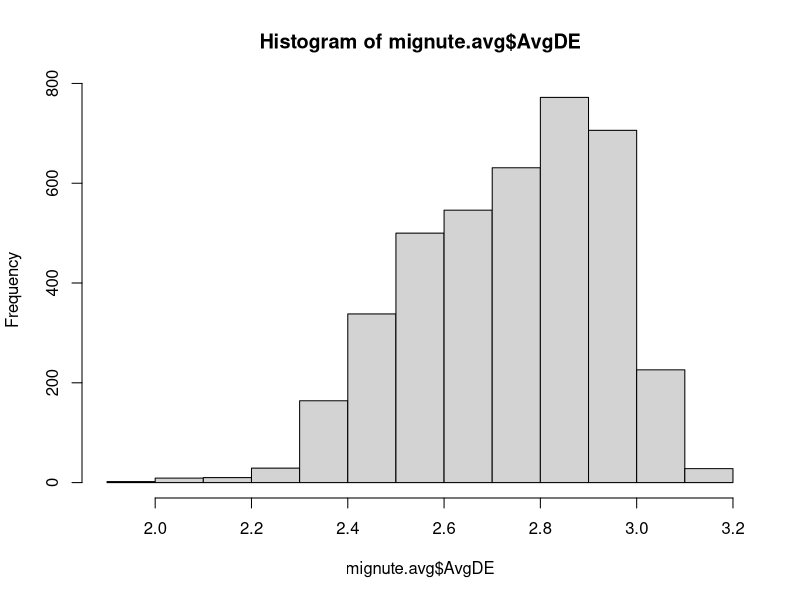
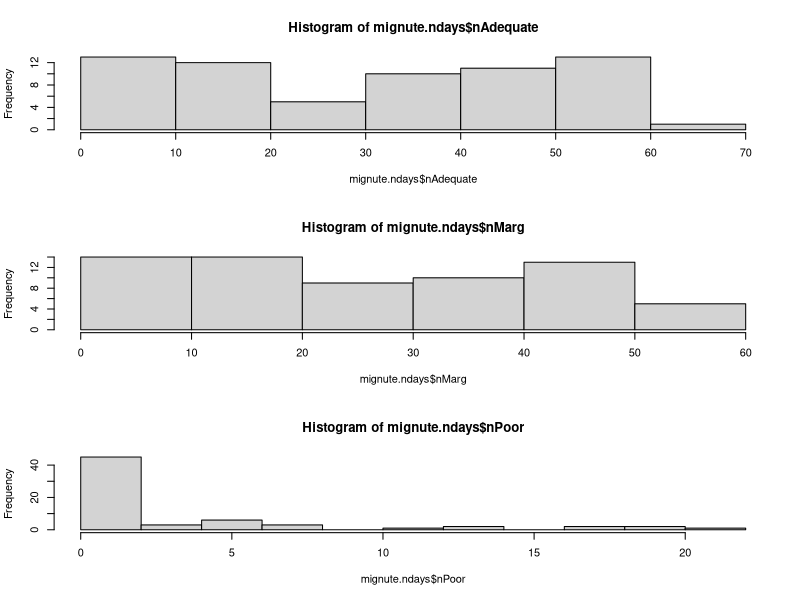
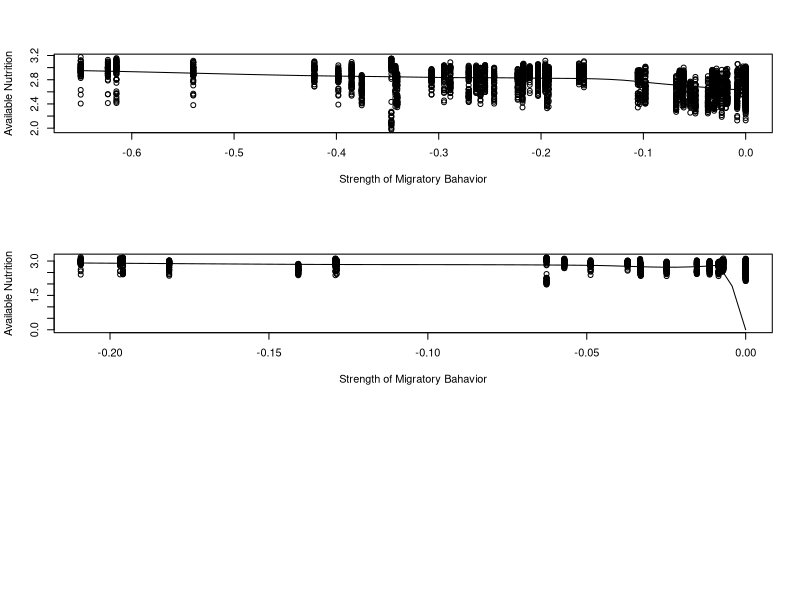
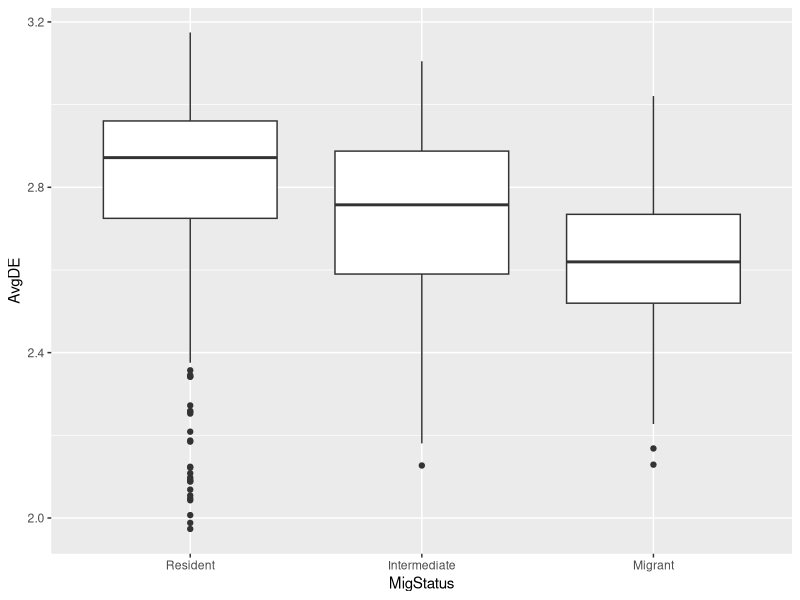
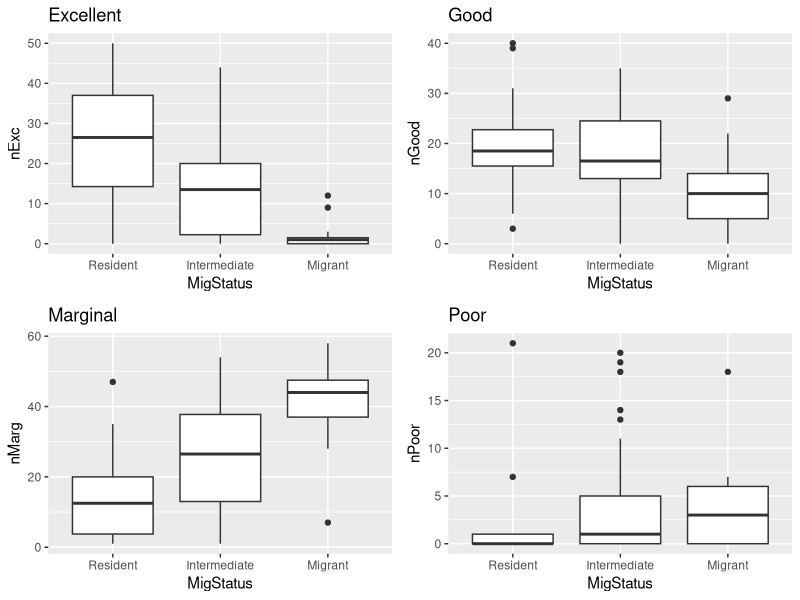
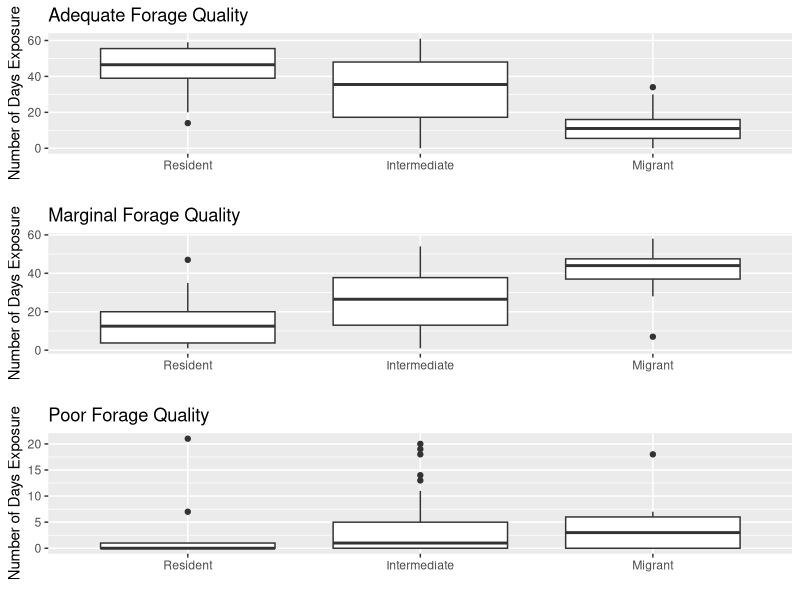
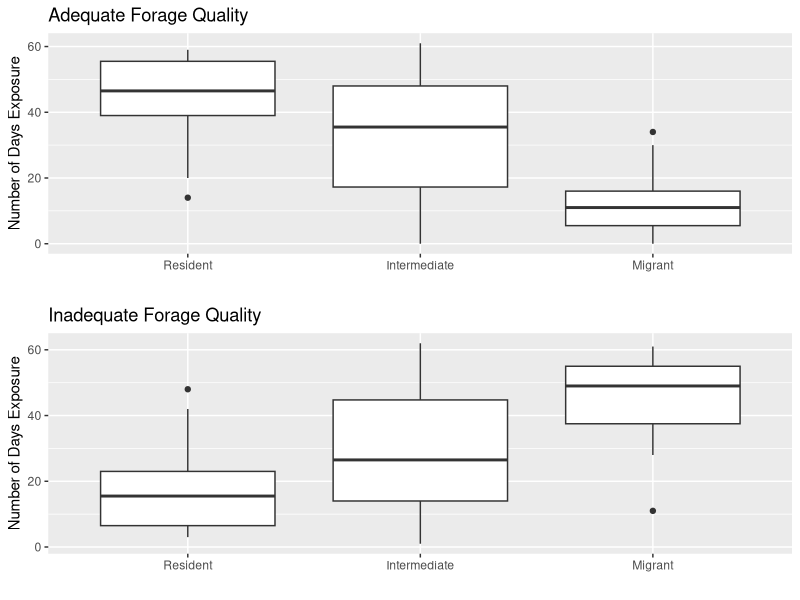

Generate these figures, in order, with R: (Note: this script raises an error after producing the figures.)
###########################################################
# NUTRITIONAL CONSEQUENCES OF VARYING MIGRATORY BEHAVIORS #
#           -DATA ANALYSES AND VISUALIZATIONS-            #
#                    KRISTIN BARKER                       #
#                       NOV 2016                          #
###########################################################

#################
####  Setup  ####
#################


# PACKAGES #

library(ggplot2) # graphics
library(gridExtra) # >1 plot per display
library(dplyr)


# WORKING DIRECTORY #

wd_workcomp <- "C:\\Users\\kristin.barker\\Documents\\GitHub\\Nutrition"
wd_laptop <- "C:\\Users\\kjbark3r\\Documents\\GitHub\\Nutrition"
if (file.exists(wd_workcomp)) {
  setwd(wd_workcomp)
} else {
    setwd(wd_laptop)
}
rm(wd_workcomp, wd_laptop)

# DATA #

# average DE exposure per indiv per day
mignute.avg <- read.csv("mig-avgDE.csv") %>%
  na.omit() %>%
  within(Date <- as.POSIXlt(Date, format = "%Y-%m-%d")) %>%
  transform(MigStatus = factor(MigStatus,
                        levels = c("Resident",
                                   "Intermediate",
                                   "Migrant"),
                            ordered = TRUE)) 
mignute.avg$DOY <- mignute.avg$Date$yday #day of year

# number days each indiv exposed to excellent/good/marginal/poor 
# and adequate/inadequate forage quality
mignute.ndays <- read.csv("mig-ndaysDE.csv")%>%
  na.omit() %>%
  transform(MigStatus = factor(MigStatus,
                        levels = c("Resident",
                                   "Intermediate",
                                   "Migrant"),
                            ordered = TRUE)) %>%
  mutate(nAdequate = nExc+nGood) %>%
  mutate(nInadequate = nMarg+nPoor)

# average DE value per day per migratory status
avgday <- mignute.avg %>%
  dplyr::select(-Date) %>%
  group_by(DOY, MigStatus) %>%
  summarise(AvgDayDE = mean(AvgDE, na.rm=T)) %>%
  ungroup() %>%
  mutate(DEclass = ifelse(AvgDayDE >= 2.9, "Excellent", 
                   ifelse(AvgDayDE >= 2.75 & AvgDayDE < 2.9, "Good",
                   ifelse(AvgDayDE > 2.40 & AvgDayDE < 2.75, "Marginal",
                          "Poor")))) 

# ppn mres/intermed/mig adequate DE per day
ppn <- mignute.avg %>%
  dplyr::select(-Date) %>% #dplyr hates POSIXlt
  group_by(DOY, MigStatus) %>%
  summarise(nTotal = n(),
            nAd = length(which(AvgDE >= 2.75)),
            nInad = length(which(AvgDE < 2.75)),
            ppnAd = nAd/nTotal,
            ppnInad = nInad/nTotal) %>%
  ungroup()


###################
####  Visuals  ####
###################

# distribution of responses
hist(mignute.avg$AvgDE) # slight L-skew; normal enough
par(mfrow=c(3,1))
hist(mignute.ndays$nAdequate)
hist(mignute.ndays$nMarg)
hist(mignute.ndays$nPoor)


# mig continuum & avg daily DE
scatter.smooth(mignute.avg$AvgDE ~ I(mignute.avg$VI95*-1),
               xlab = "Strength of Migratory Bahavior",
               ylab = "Available Nutrition")
scatter.smooth(mignute.avg$AvgDE ~ I(mignute.avg$VI50*-1),
               xlab = "Strength of Migratory Bahavior",
               ylab = "Available Nutrition")

# mig factor & avgde (prob biologically meaningless)
ggplot(data = mignute.avg, 
       aes(x = MigStatus, y = AvgDE)) +
       geom_boxplot(aes(fill = AvgDE))

# n days exposure - excellent/good/marginal/poor
exc <- ggplot(data = mignute.ndays, 
       aes(x = MigStatus, y = nExc)) +
       geom_boxplot(aes(fill = nExc)) +
       labs(title = "Excellent")
gd <- ggplot(data = mignute.ndays, 
       aes(x = MigStatus, y = nGood)) +
       geom_boxplot(aes(fill = nGood)) +
       labs(title = "Good")
marg <- ggplot(data = mignute.ndays, 
       aes(x = MigStatus, y = nMarg)) +
       geom_boxplot(aes(fill = nMarg)) +
       labs(title = "Marginal")
pr <- ggplot(data = mignute.ndays, 
       aes(x = MigStatus, y = nPoor)) +
       geom_boxplot(aes(fill = nPoor)) +
       labs(title = "Poor")
grid.arrange(exc, gd, marg, pr, nrow = 2)

# n days exposure - adequate/marginal/poor
ad <- ggplot(data = mignute.ndays, 
       aes(x = MigStatus, y = nAdequate)) +
       geom_boxplot(aes(fill = nAdequate)) +
       labs(title = "Adequate Forage Quality",
            x = "", y = "Number of Days Exposure")
mar <- ggplot(data = mignute.ndays, 
       aes(x = MigStatus, y = nMarg)) +
       geom_boxplot(aes(fill = nMarg)) +
       labs(title = "Marginal Forage Quality",
            x = "", y = "Number of Days Exposure")
inad <- ggplot(data = mignute.ndays, 
       aes(x = MigStatus, y = nPoor)) +
       geom_boxplot(aes(fill = nPoor)) +
       labs(title = "Poor Forage Quality",
            x = "", y = "Number of Days Exposure")
grid.arrange(ad, mar, inad, nrow=3)

# n days exposure - adequate/inadequate
ad <- ggplot(data = mignute.ndays, 
       aes(x = MigStatus, y = nAdequate)) +
       geom_boxplot(aes(fill = nAdequate)) +
       labs(title = "Adequate Forage Quality",
            x = "", y = "Number of Days Exposure")
inad <- ggplot(data = mignute.ndays, 
       aes(x = MigStatus, y = nInadequate)) +
       geom_boxplot(aes(fill = nInadequate)) +
       labs(title = "Inadequate Forage Quality",
            x = "", y = "Number of Days Exposure")
grid.arrange(ad, inad, nrow=2)

# body condition - excellent/good/marginal/poor
exc <- ggplot(data = mignute.ndays, 
       aes(x = MigStatus, y = MAXFAT)) +
       geom_boxplot(aes(fill = MAXFAT)) +
       labs(title = "MAXFAT")
gd <- ggplot(data = mignute.ndays, 
       aes(x = MigStatus, y = RUMP)) +
       geom_boxplot(aes(fill = RUMP)) +
       labs(title = "RUMP")
marg <- ggplot(data = mignute.ndays, 
       aes(x = MigStatus, y = Chest)) +
       geom_boxplot(aes(fill = Chest)) +
       labs(title = "Chest")
pr <- ggplot(data = mignute.ndays, 
       aes(x = MigStatus, y = girth)) +
       geom_boxplot(aes(fill = girth)) +
       labs(title = "Girth")
grid.arrange(exc, gd, marg, pr, nrow = 2)

# timeplot DE by day
tp <-  ggplot(avgday, 
              aes(DOY, AvgDayDE, colour = MigStatus)) +
              geom_line() +
              geom_point() +
              geom_hline(yintercept=2.6)

# add hist - ppn res/int/mig with adequate fq per day
tp + geom_bar(data = ppn,
              aes(DOY, y = ppnAd, fill = MigStatus), 
              position = "stack", stat = "identity")
  
  
# hist - ppn res/int/mig with adequate fq per day
ggplot(ppn,
       aes(DOY, y = ppnAd, fill = MigStatus)) +
       geom_bar(position = "stack", stat = "identity")



#################
####  Stats  ####
#################

# adequate forage quality


# marginal forage quality

# poor forage quality
